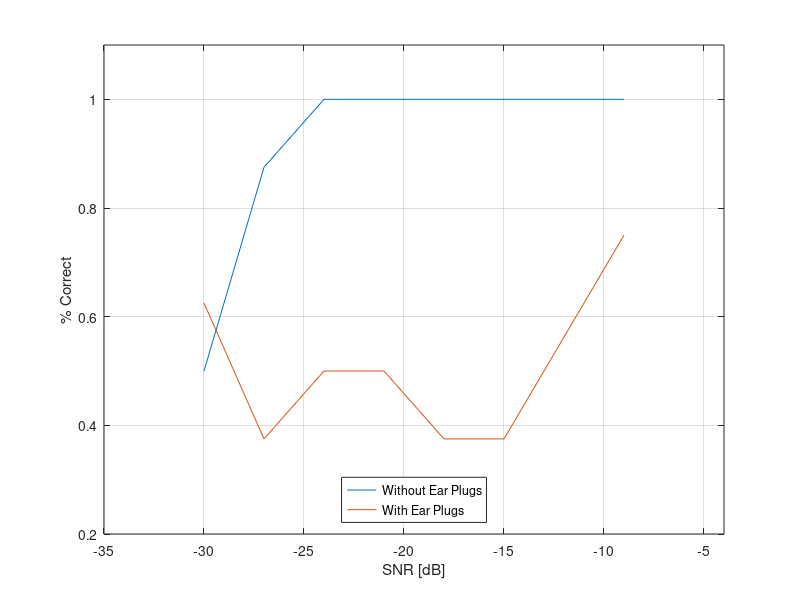

Here is the MATLAB script that generated this plot:


%% Environment

close all;  clear;  clc;
% restoredefaultpath;

format ShortG;

pause( 1 );



%% Data

% d = [ ...
%     -9	1.000	0.750
%     -15	1.000	0.750
%     -18	1.000	0.875
%     -21	1.000	0.625
%     -24	1.000	0.625
%     -27	0.875	0.625
%     -30	0.500	0.875
% ];


d = [ ...
    -9	1.000	0.750
    -15	1.000	0.375
    -18	1.000	0.375
    -21	1.000	0.500
    -24	1.000	0.500
    -27	0.875	0.375
    -30	0.500	0.625
];



%% Plots

figure( ); ...
    plot( d(:, 1), d(:, 2) );  hold on;
    plot( d(:, 1), d(:, 3) );  grid on;
        legend( 'Without Ear Plugs', 'With Ear Plugs', 'Location', 'South' );
    xlabel( 'SNR [dB]' );  ylabel( '% Correct' );
    axis( [ -35 -4  0.2 1.1 ] );
